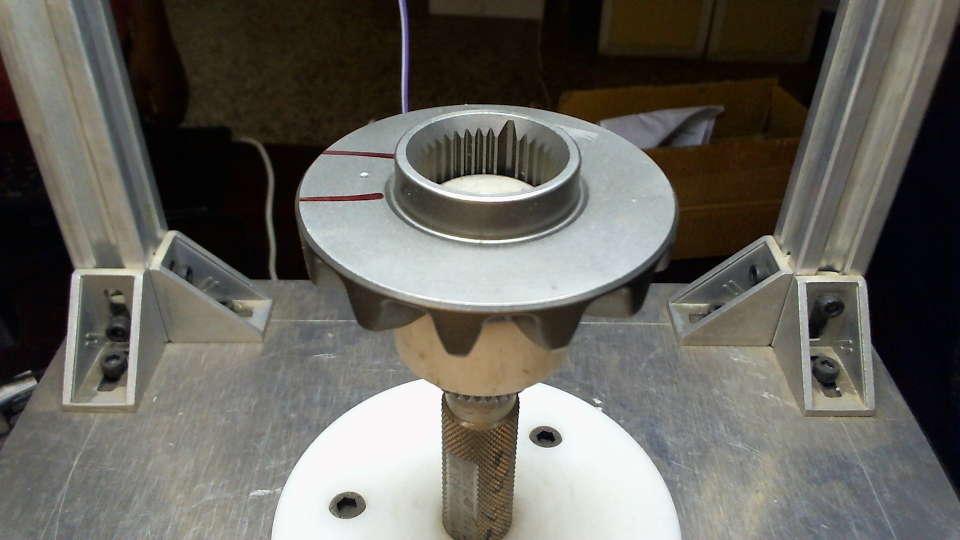
#> input picture output-images/105/image105.jpg, 1920 x 1080 px (shown at 1/2 size)
$ python fullcode105.py   (older library calls are emulated)
#> lines starting #> are read from the running program, lines starting #| are printed output that depends on the picture; after the words box and inside, x2 and y2 are one past the last pixel; in counts of white or black regions, pixels touching at a corner belong together
import numpy as np
import cv2
import os
from PIL import Image
import time


starttime=time.time()
size=720,480

image_name = "image105.jpg"
im = Image.open(image_name)
#> im is the input picture: PIL image 1920x1080 RGB; mean R, G, B 101.4, 99.3, 92.5
im.thumbnail(size, Image.ANTIALIAS)
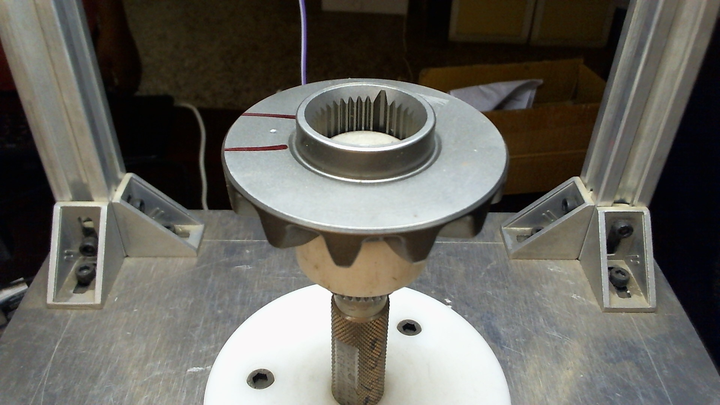
#> im: PIL image 720x405 RGB; mean R, G, B 101.4, 99.3, 92.5
im.save("image105_new", "JPEG")

image_name = "image105_new"
image = cv2.imread(image_name)
imagegray = cv2.cvtColor(image, cv2.COLOR_BGR2GRAY)
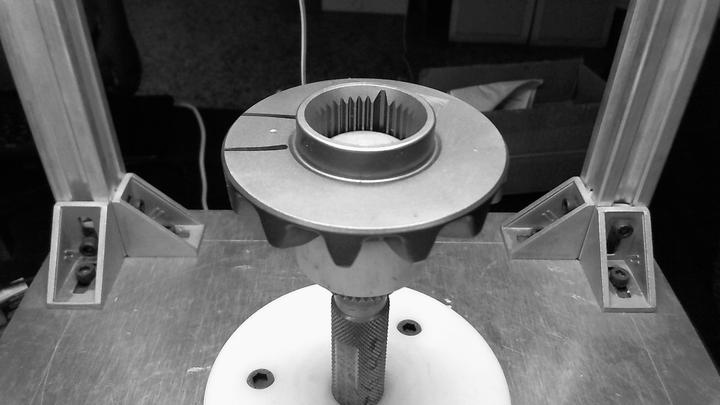
#> imagegray: shape (405, 720); min 0, max 255, mean 99.1
pos1 = np.where(imagegray > 128) and np.where(imagegray<240)
#> pos1 = 277972 positions, rows 0 to 404, columns 0 to 719
imagegray[pos1] = 128
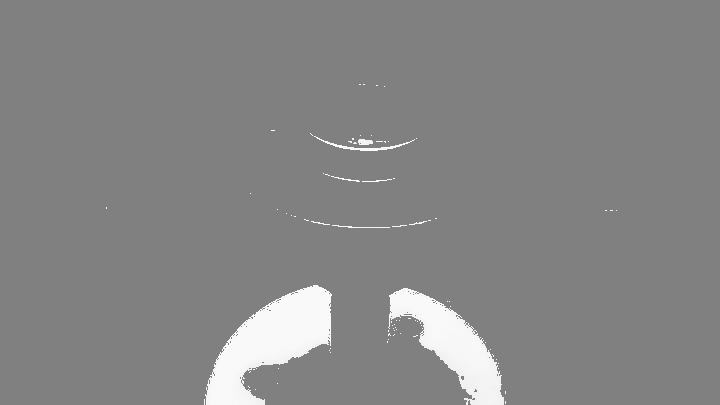
#> imagegray: shape (405, 720); min 128, max 255, mean 133.6
pos2 = np.where(imagegray > 240)
#> pos2 = 13209 positions, rows 84 to 404, columns 106 to 611
imagegray[pos2] = 0
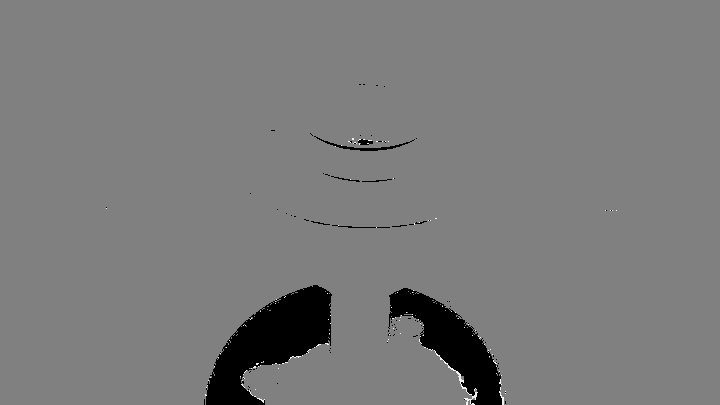
#> imagegray: shape (405, 720); 4.53% of pixels changed, all inside (x1, y1, x2, y2) = (106, 84, 612, 405)

p = np.where(imagegray == 128)
#> p = 277972 positions, rows 0 to 404, columns 0 to 719
a = p[0]
b = p[1]

for i in range(len(p[0])-1):
    if imagegray[a[i]][b[i] - 4] < 10 and imagegray[a[i]][b[i] - 3] < 10 and imagegray[a[i]][b[i] - 1] < 10 and imagegray[a[i]][b[i] - 1] < 10 and imagegray[a[i]][b[i] - 2] < 10 :
        if imagegray[a[i] - 1][b[i]] > 10 and imagegray[a[i] - 2][b[i]] > 10 and imagegray[a[i] - 3][b[i]] > 10:
            image[a[i]][b[i]] = [255, 255, 0]
            image[a[i]][b[i] - 1] = [255, 255, 0]
            image[a[i]][b[i] - 2] = [255, 255, 0]
            image[a[i]][b[i] - 3] = [255, 255, 0]
            image[a[i]][b[i] - 4] = [255, 255, 0]
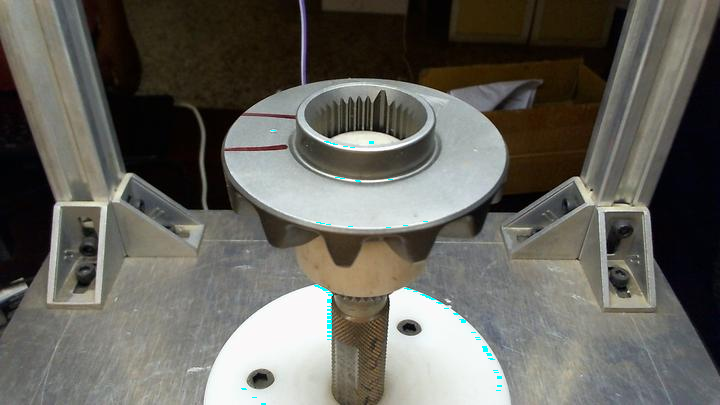
#> image: shape (405, 720, 3); mean B, G, R 92.5, 99.3, 101
endtime=time.time()
print("time required is {}".format(endtime-starttime))
cv2.imwrite("image105result.jpg",image)
